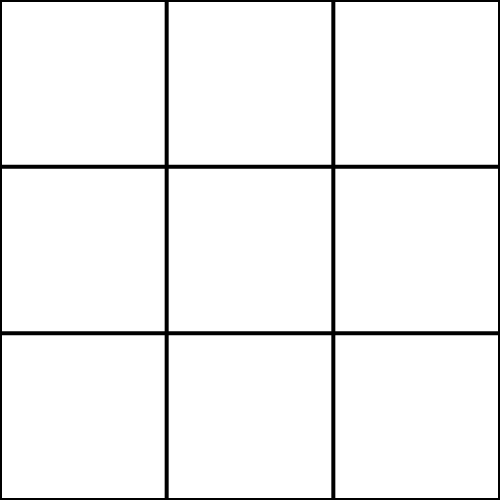
Frame 1 (no input)
Frame 60 (no input): identical to frame 1, image omitted
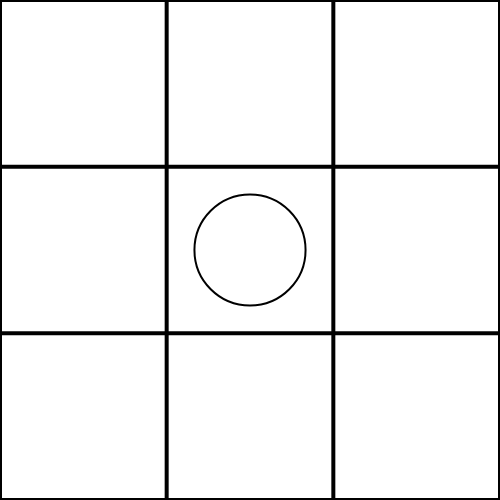
Frame 120 (the mouse pressed at the canvas centre since frame 60)

The p5.js sketch that drew these frames (run headless with seeded random() and noise() and a simulated clock; from frame 60 on, the mouse is pressed at the canvas centre):

// p5.js sketch
// ── sketch.js
let board = [
    [0,0,0],
    [0,0,0],
    [0,0,0],
];
let player1 = -1; //X
let player2 = +1; //O
let currentPlayer;
let x1,y1,x2,y2,x3,y3; //stores top left corner positions of matched rectangles
function resetBoard() {
    for (let i = 0;i < 3;i++) {
        for (let j =0;j < 3;j++) {
            board[i][j] = 0;
        }
    }
    loop();
}
function setup() {
    createCanvas(windowHeight/2,windowHeight/2).style('display', 'block');; //width,height
    // createButton("Reset Board")
    if(random(1) < 0.5) {
        currentPlayer = player1;
    }
    else {
        currentPlayer = player2;
    }
    frameRate(30);
}
function nextTurn() {
    //Check where did the user click
    let w = width/3;
    let h = height/3;
    for (let i = 0;i < 3;i++) {
        for (let j = 0;j < 3;j++) {
            let xTopLeft = j*w;
            let yTopLeft = i*h;
            let xTopRight = xTopLeft + w;
            let yTopRight = yTopLeft;
            let xBottomLeft = xTopLeft;
            let yBottomLeft = yTopLeft + h;;
            let xBottomRight = xTopLeft + w;
            let yBottomRight = yTopLeft + h;
            if(mouseX > xTopLeft && mouseX < xTopRight) {
                if(mouseY > yTopLeft && mouseY < yBottomLeft) {
                    //if 0 then only that square is free
                    if(board[i][j] == 0 ){
                        board[i][j] = currentPlayer;
                        currentPlayer = -currentPlayer;
                    }
                }
            }
        }
    }
    
}
function mousePressed() {
    nextTurn();
}
function highLightSquares() {
    let w = width/3;
    let h = height/3;
    X1 = y1*w; 
    Y1 = x1*h; 
    X2 = y2*w; 
    Y2 = x2*h; 
    X3 = y3*w; 
    Y3 = x3*h; 
    if(Y1 == Y2 && Y2 == Y3) {
        //horizontal match
        stroke('green');
        strokeWeight(5);
        for (let offset = 0;offset <= 3*w;offset += 0.125) {
            setTimeout(() => {line(0,Y1+h/2,offset,Y1+h/2)},200);
        }
    }
    else if(X1 == X2 && X2 == X3) {
        //vertical match
        stroke('green');
        strokeWeight(5);
        for (let offset = 0;offset <= 3*h;offset += 0.125) {
            setTimeout(() => {line(X1+w/2,0,X1+w/2,offset)},200);
        }
    }
    else {
        stroke('green');
        strokeWeight(5);
        if(Y1 == 0) {
            //right diagonal
            for (let xOffset = 0, yOffset = 0; xOffset <= 3*w,yOffset <= 3*h; xOffset += 0.125, yOffset += 0.125) {
                setTimeout(() => {line(0,0,xOffset,yOffset)},200); 
            }
        }
        else {
            //left diagonal
            // line(0,3*h,3*w,0);
            for (let xOffset = 0, yOffset = 3*h; xOffset <= 3*w,yOffset >= 0; xOffset += 0.125, yOffset -= 0.125) {
                setTimeout(() => {line(0,3*h,xOffset,yOffset)},200); 
            }
        }
    }
}
function highLightBoardForTie() {
    background(255,0,0,50);
}
function draw() {
    background(255);
    
    stroke('black');
    strokeWeight(4);
    let w = width/3; //width of each box
    let h = height/3; //height of each height
    //Horizontal Lines
    line(0,0,width,0);
    line(0,h,width,h);
    line(0,2*h,width,2*h);
    line(0,height,width,height);
    //Vertical Lines
    line(0,0,0,height);
    line(w,0,w,height);
    line(2*w,0,2*w,height);
    line(width,0,width,height);
    //updating canvas according to the board matrix
    for (let i = 0;i < 3;i++) {
        for (let j = 0;j < 3;j++) {
            let x = j*w;
            let y = i*h;
            if(board[i][j] == player1) {
                //Draw X
                strokeWeight(2);
                let offset = 18;
                line(x+offset,y+offset,x+h-offset,y+w-offset);
                line(x+w+-offset,y+offset,x+offset,y+h-offset);
            }
            else if(board[i][j] == player2) {
                //Draw O
                strokeWeight(2);
                ellipse(x+w/2,y+h/2,w/1.5);
            }
        }
    }
    //Checking the result
    //If product of all elements in board = 0 then in progress and if any row/col/diagonal product to +1 then O is winner if -1 then X is winner
    let product = boardProduct();
    result = checkWinner();
    let resultP = createP('');
    resultP.style('font-size', '32pt');
    resultP.style('font-family','Trebuchet MS', 'Lucida Sans Unicode', 'Lucida Grande', 'Lucida Sans')
    resultP.style('position','relative')
    resultP.style('left','30px');
    if(result == "player1") {
        noLoop();
        highLightSquares();
        resultP.html("Player X Wins !!!")
    }
    else if(result == "player2") {
        noLoop();
        highLightSquares();
        resultP.html("Player O Wins !!!")
    }
    else if(result == "tie" && product != 0) {
        noLoop();
        highLightBoardForTie();
        resultP.html("Tie !!!")
    }
    else {
        console.log("Game yet to finish")
    }
}
function mousePressed() {
    nextTurn(); 
}
function boardProduct() {
    let product = 1;
    for (let i = 0;i < 3;i++) {
        for (let j = 0;j < 3;j++) {
            product = product * board[i][j];
        }
    }
    return product;
}
function checkWinner() {
    //Horizontal
    for (let i = 0;i < 3;i++) {
        sum = board[i][0] + board[i][1] + board[i][2];
        if(sum == 3*player1) {
            x1 = i; y1 = 0;
            x2 = i; y2 = 1;
            x3 = i; y3 = 2;
            return "player1";
        }
        else if(sum == 3*player2) {
            x1 = i; y1 = 0;
            x2 = i; y2 = 1;
            x3 = i; y3 = 2;
            return "player2";
        }
    }
    //Vertical
    for (let j = 0;j < 3;j++) {
        sum = board[0][j] + board[1][j] + board[2][j];
        if(sum == 3*player1) {
            x1 = 0; y1 = j;
            x2 = 1; y2 = j;
            x3 = 2; y3 = j;
            return "player1";
        }
        else if(sum == 3*player2) {
            x1 = 0; y1 = j;
            x2 = 1; y2 = j;
            x3 = 2; y3 = j;
            return "player2";
        }
    }
    //Diagonal
    sum = board[0][0] + board[1][1] + board[2][2];
    if(sum == 3*player1) {
        x1 = 0; y1 = 0;
        x2 = 1; y2 = 1;
        x3 = 2; y3 = 2;
        return "player1";
    }
    else if(sum == 3*player2) {
        x1 = 0; y1 = 0;
        x2 = 1; y2 = 1;
        x3 = 2; y3 = 2;
        return "player2";
    }
    
    sum = board[2][0] + board[1][1] + board[0][2];
    if(sum == 3*player1) {
        x1 = 2; y1 = 0;
        x2 = 1; y2 = 2;
        x3 = 0; y3 = 2;
        return "player1";
    }
    else if(sum == 3*player2) {
        x1 = 2; y1 = 0;
        x2 = 1; y2 = 2;
        x3 = 0; y3 = 2;
        return "player2";
    }
    //If still not returned
    return "tie"
}

// ── style.css
html, body {
    height: 100%;
    width: 100%;
    margin:0;
    padding:0;
}
  
body {
  opacity:.6; 
  
}

#status {
  background: blue;
  width:361px;
  height:25px;
}

#reset {
    position: relative;
    top:425px;
    left:125px;
    border:2.5px solid black;
    position: relative;
    border-radius: 12px;
    font-size: 18px;
}
